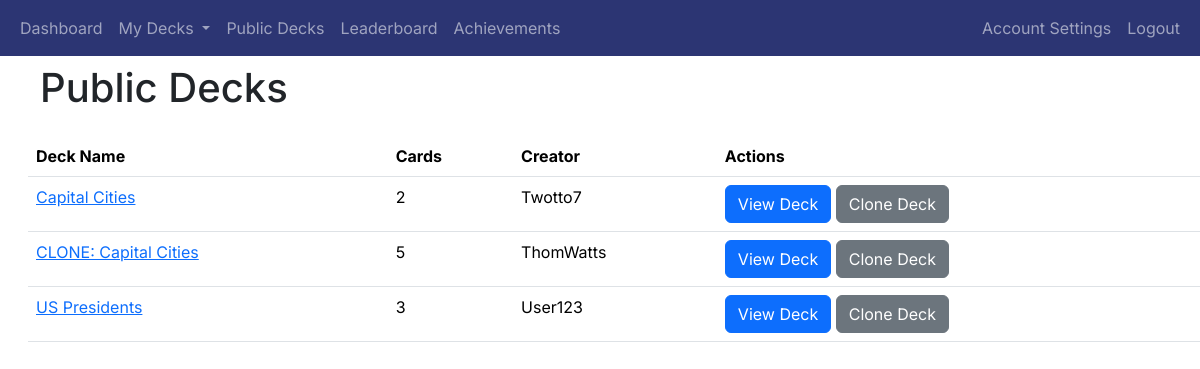
/public_decks (signed in), run on an earlier commit of the app's database.
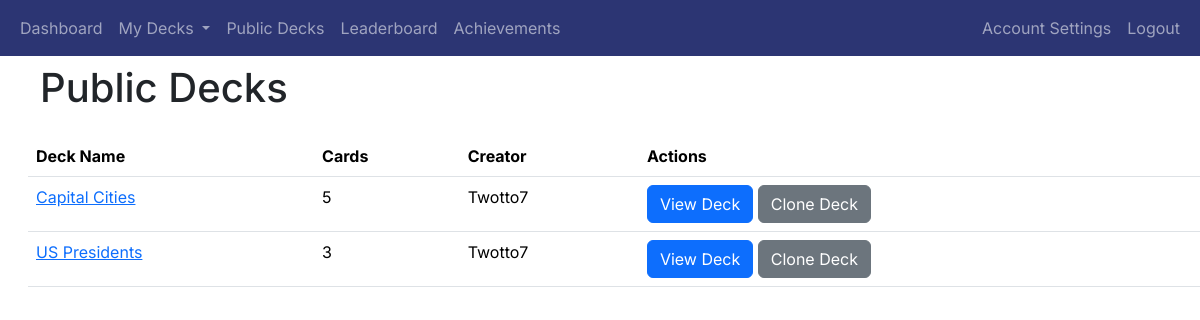
And on a later commit of the database.
### app/decks/models.py (models this page shows, shortened)
class Deck(db.Model):
    deck_id = db.Column(db.Integer, primary_key=True)
    name = db.Column(db.String(100), nullable=False)
    user_id = db.Column(db.Integer, db.ForeignKey('user.user_id'), nullable=False)
    created_at = db.Column(db.DateTime, nullable=False, default=datetime.utcnow)
    shared = db.Column(db.Boolean, default=False)
    review_start_date = db.Column(db.DateTime, nullable=True)
    cards = db.relationship('Card', backref='deck', cascade='all, delete-orphan', lazy=True)

### app/auth/models.py (models this page shows, shortened)
class User(db.Model, UserMixin):
    user_id = db.Column(db.Integer, primary_key=True)
    username = db.Column(db.String(80), unique=True, nullable=False)
    email = db.Column(db.String(120), unique=True, nullable=False)
    password_hash = db.Column(db.String(128), nullable=False)
    points = db.Column(db.Integer, default=0)  # Add points column
    achievements = db.relationship('UserAchievement', back_populates='user', cascade='all, delete-orphan')
    login_events = db.relationship('LoginEvent', backref='user', cascade='all, delete-orphan', lazy=True)
    decks = db.relationship('Deck', backref='user', cascade='all, delete-orphan', lazy=True)

### app/decks/routes.py (the view)
@decks_blueprint.route('/public_decks')
@login_required
def public_decks():
    shared_decks = Deck.query.filter_by(shared=True).all()
    deck_data = []
    for deck in shared_decks:
        card_count = Card.query.filter_by(deck_id=deck.deck_id).count()
        creator = User.query.get(deck.user_id).username  # Fetch the username of the deck creator
        deck_data.append({
            'deck_id': deck.deck_id,
            'name': deck.name,
            'cards': card_count,
            'creator': creator  # Add the creator's username to the deck data
        })
    return render_template('public_decks.html', decks=deck_data)

### app/__init__.py (called while the page is built)
@login_manager.user_loader
def load_user(user_id):
    return User.query.get(int(user_id))

### app/decks/templates/public_decks.html (shortened to what this page needs)
{% extends "base.html" %}
{% block heading %}Public Decks{% endblock %}
{% block content %}
<table class="table">
    <thead>
        <tr>
            <th>Deck Name</th>
            <th>Cards</th>
            <th>Creator</th>
            <th>Actions</th>
        </tr>
    </thead>
    <tbody>
        {% for deck in decks %}
        <tr>
            <td><a href="{{ url_for('decks.view_deck', deck_id=deck['deck_id']) }}">{{ deck['name'] }}</a></td>
            <td>{{ deck['cards'] }}</td>
            <td>{{ deck['creator'] }}</td>
            <td>
                <a href="{{ url_for('decks.view_deck', deck_id=deck['deck_id']) }}" class="btn btn-primary">View Deck</a>
                <a href="{{ url_for('decks.clone_deck', deck_id=deck['deck_id']) }}" class="btn btn-secondary">Clone Deck</a>
            </td>
        </tr>
        {% endfor %}
    </tbody>
</table>
{% endblock %}

What changed in the data, as far as the page shows it:
removed Deck: name "CLONE: Capital Cities"
removed User: creator "ThomWatts"
removed User: creator "User123"
Also different on the page:
new list line: "Capital Cities"
new list line: "5 View Deck Clone Deck"
new list line: "Twotto7"
new list line: "3 View Deck Clone Deck"
list line gone: "Capital Cities"
list line gone: "2 View Deck Clone Deck"
list line gone: "Twotto7"
list line gone: "5 View Deck Clone Deck"
list line gone: "3 View Deck Clone Deck"
